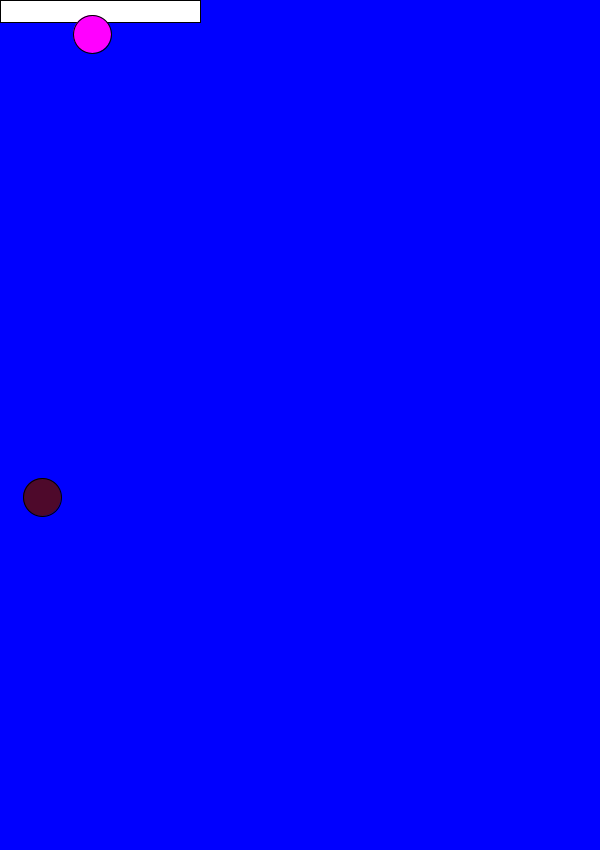
Frame 1 (no input)
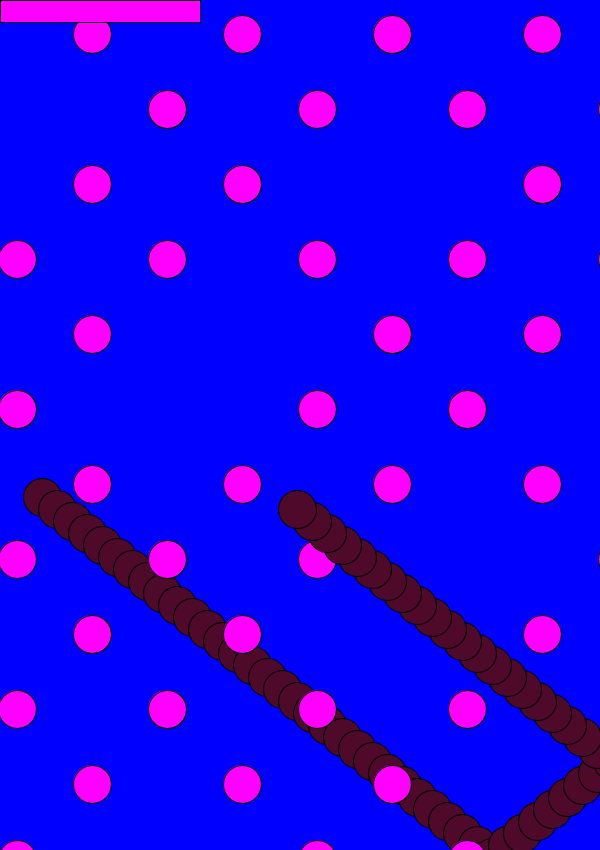
Frame 60 (the mouse pressed at the canvas centre just before this capture)
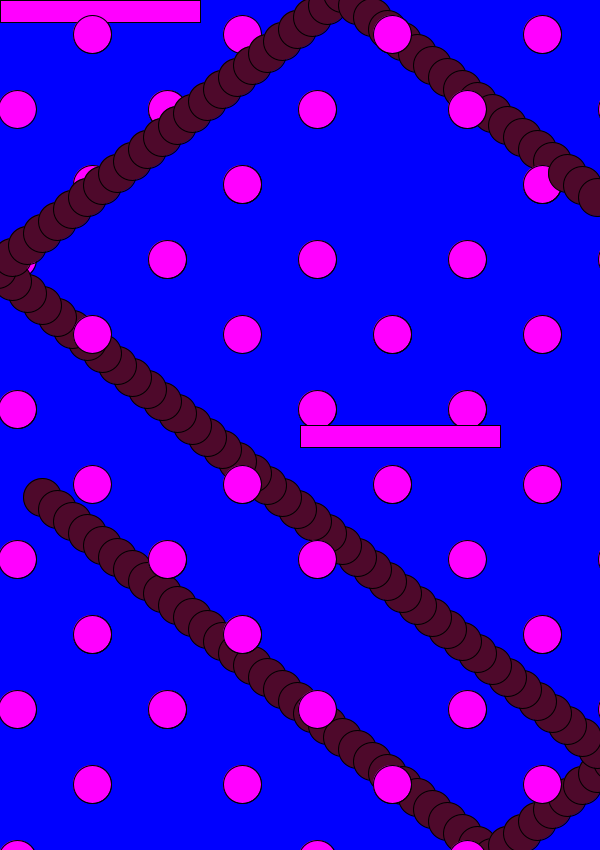
Frame 120 (the mouse held since frame 60 and released just before this capture)

The Processing sketch that drew these frames (run headless with seeded random() and noise(); from frame 60 on, the mouse is pressed at the canvas centre):

// Processing sketch: processing_104210
// ── processing_104210.pde

int ballX = 27;
int ballY = 485;
int ballwidth = 38;
int SpeedX = 15;
int SpeedY = 12;

int ballx2=17;
int bally2=34;
int speedx2= 75;
int speedy2= 75; 

int paddleheight=22;
int paddlelength=200;
int paddlex= 250;
int paddley= 850-paddleheight;


void setup(){
  size (600, 850);
  background (0, 0, 255);
}

void draw(){
  //background (0, 0, 255);

rect (mouseX, mouseY, 200, 22);
fill(78, 9, 43);
 ball1();
 ball2();
}

void ball1(){
  //This updates the speed
  ballX= ballX+SpeedX;
  ballY= ballY+SpeedY;
  println(ballY);
  println(ballX);
  
  //this draws the ball
  ellipse(ballX, ballY, ballwidth, ballwidth);
  fill(255, 0, 255);
  //these are the collisions
  if (ballX>width || ballX<0) {
    SpeedX=SpeedX*-1;
  }

  if (ballY>height || ballY<0){
    SpeedY=SpeedY*-1;
  } 
  

}

void ball2(){
  ballx2= ballx2+speedx2;
  println(ballx2);
  ellipse(ballx2, bally2, ballwidth, ballwidth);

if (ballx2>width || ballx2<0) {
  speedx2=speedx2*-1;
}

  if (bally2>height || bally2<0){
  speedy2=speedy2*-1;
  } 
  bally2= bally2+speedy2;
  println(bally2);
}
